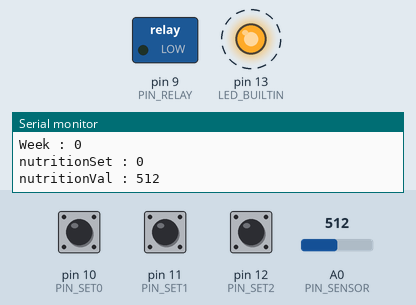
This sketch was run on a simulated Arduino Uno, built with avr-gcc and run on an emulated ATmega328P. On the bench: switched loads named in the sketch (green lamp = pin HIGH), output pins drawn as LEDs (lit = HIGH), the last lines printed to the serial monitor. Dashed ring = blinking. The inputs (shaded band) are chosen by the test bench; at power-on: A0 (PIN_SENSOR) = 512, pin 10 (PIN_SET0) HIGH, pin 11 (PIN_SET1) HIGH, pin 12 (PIN_SET2) HIGH.

Above: at 1.7 s.
1.8 s: A0 (PIN_SENSOR) set to 0
At 2.75 s:
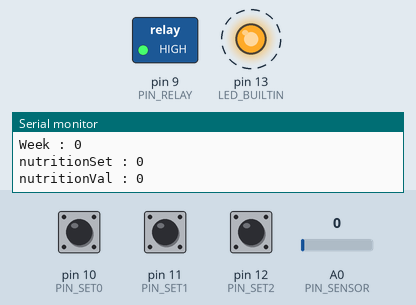
4.8 s: A0 (PIN_SENSOR) set to 122
At 5.4 s:
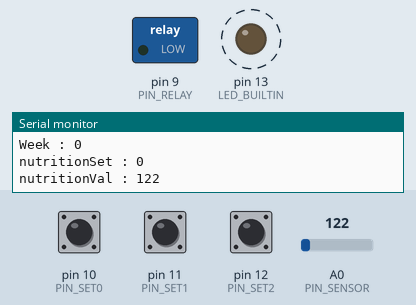
7.8 s: pin 10 (PIN_SET0) pulled LOW for 3.2 s
At 8.25 s:
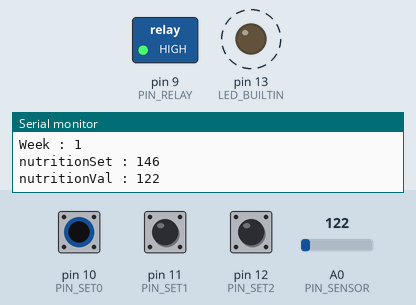
Timing chart, 0 to 18.5 s (numbered marks = the images above; inputs shaded):
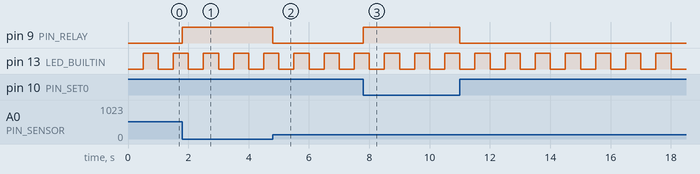

Measured:
- after the input at 1.8 s, pin 9 (PIN_RELAY): LOW → HIGH at once
- after the input at 4.8 s, pin 9 (PIN_RELAY): HIGH → LOW at once
- after the input at 7.8 s, pin 9 (PIN_RELAY): LOW → HIGH at once, → LOW 3.2 s later
- by itself, pin 13 (LED_BUILTIN): alternates HIGH for 0.50 s and LOW for 0.50 s

The sketch:

hyPon.ino
```cpp
/*
Setting :
week = Dip-switch setting
Konsentarsi nutrisi = (week * 1023)/7 => 1023 : 10 bits, 7 : 3 bits
S0  S1  S2  Week    Konsentarsi nutrisi (simulasi)
0   0   0   0           0
1   0   0   1           146
0   1   0   2           292
1   1   0   3           438
0   0   1   4           584
1   0   1   5           730
0   1   1   6           876
1   1   1   7           1023
*/


#include    "src\digitalInput\digitalInput.h"
#include    "src\digitalOutput\DigitalOutput.h"
#include    "src\sequenceTimer\sequenceTimer.h"
#include    "dipSet.h"


#define PIN_SENSOR A0 // pin sensor conductivity

const int PIN_SET0          = 10;
const int PIN_SET1          = 11;
const int PIN_SET2          = 12;

const int PIN_RELAY         = 9;

int prevNutritionVal, prevNutritionSet;

//Variables declaration
SequenceTimer SequenceMain("Sequence");

//Variables declaration for FPSys
DigitalInput        set0(PIN_SET0);//use pin PIN_SET0 for setting
DigitalInput        set1(PIN_SET1);//use pin PIN_SET1 for setting
DigitalInput        set2(PIN_SET2);//use pin PIN_SET2 for setting
DigitalOutput       rlPump(PIN_RELAY);//relay for Dosing Pump
DigitalOutput       lifeLed(LED_BUILTIN);
//AnalogInput         conductSensor(PIN_SENSOR);

DipSet  setting(&set0, &set1, &set2);

//function declaration
void initPbLed();

void setup() {

    Serial.begin(9600);
    delay(500);

    initPbLed();
    wellcome();
}

// the loop function runs over and over again forever
void loop() {
    boolean isException = false;
    lifeLed.blink(500);//in milli second

    int nutritionVal = analogRead(PIN_SENSOR);
    int setVal = setting.getSet();

    //conversion, 1023 = 10 bits ADC, 7 = 3 bits DIP setting
    //DIP set is week number ( 0 -7)
    int nutritionSet = setVal * 1023/7;

    //Controller logic
    if (nutritionVal <= nutritionSet)rlPump.on();
    else rlPump.off();

    //get exception
    if(prevNutritionSet != nutritionSet)isException = true;
    else if(prevNutritionVal != nutritionVal)isException = true;

    //report by exception
    if(isException){
        //isException = false;
        prevNutritionSet = nutritionSet;
        prevNutritionVal = nutritionVal;

        Serial.print("Week : ");
        Serial.println(setVal);

        Serial.print("nutritionSet : ");
        Serial.println(nutritionSet);

        Serial.print("nutritionVal : ");
        Serial.println(nutritionVal);
    }

}

void initPbLed(){
    Serial.println("hyPon : initPbLed()");

    //initialization switch
    rlPump.init(FORWARD_DO);

    set0.init(REVERSE_DI);
    set1.init(REVERSE_DI);
    set2.init(REVERSE_DI);

    //initialization LEDs
    lifeLed.init("lifeLed");
}

void wellcome(){
    Serial.print("");
    Serial.println("Hydroponic System Ver.01");
    Serial.println("By Salman Alfarisi");
    Serial.print("");
}
```

dipSet.cpp
```cpp
/*
  dipSet.h - Library for Setting
  Setes  :
    0. 000
    1. 001
    .....
    7. 111
  By : Sam March 18, 2021
*/

/* Dependencies */
#include "dipSet.h"

DipSet::DipSet(DigitalInput *set0, DigitalInput *set1, DigitalInput *set2): _set0(set0), _set1(set1), _set2(set2){}

int DipSet::getSet(){
    int val = 0;
    if (_set0->isStatus()) val += 1;
    if (_set1->isStatus()) val += 2;
    if (_set2->isStatus()) val += 4;

    //1023 is ADC 10 bits
    return (val);
}

void DipSet::info(){
    Serial.println("DipSet::info()");
    String str;
    str = String("_set0 \n");//with new line
    str = String(str + _set0->info());
    Serial.println(str);

    str = String("_set1 \n");//with new line
    str = String(str + _set1->info());
    Serial.println(str);

    str = String("_set2 \n");//with new line
    str = String(str + _set2->info());
    Serial.println(str);

    Serial.print("Setess : ");
    Serial.println(this->getSet());
}
```

dipSet.h
```cpp
/*
  dipSet.h - Library for Setessing
  Setes  :
    0. 000
    1. 001
    .....
    7. 111
  By : Sam March 18, 2021
*/

#ifndef dipSet_h
#define dipSet_h

#include "Arduino.h"
#include "src\digitalInput\digitalInput.h"

    class DipSet{
        public:
            DipSet(DigitalInput*, DigitalInput*, DigitalInput*);
            int getSet();
            void info();
        private:
            DigitalInput *_set0, *_set1, *_set2;
    };

#endif
```

analogInput.cpp
```cpp
/*
  fireSensor.h - Library untuk AnalogInput
  Dibuat Oleh : Sam March 02, 2021
*/

#include    "analogInput.h"

AnalogInput::AnalogInput(char pin):_pin(pin){}

void AnalogInput::init(String id){
  _id = id;
}

void AnalogInput::setParameter(param *dtParam){
    _param = dtParam;
}

param *AnalogInput::getParameter(){
    return _param;
}

String AnalogInput::toString(){
  String str = _id;
  String alm = "(N)";
  str =  String(str + " ");
  str =  String(str + _param->unit);
  if (_param->alarm == LOW_ALARM){
    alm = "(L)";
  }
  if (_param->alarm == HIGH_ALARM){
    alm = "(H)";
  }
  str =  String(str + alm);
  return str;
}

void AnalogInput::info(){
  String str;
  str = String("Device : " + _id);
  Serial.println(str);

  str = String("Pin : " + _pin);
  Serial.println(str);

  str = String("Unit : " + _param->unit);
  Serial.println(str);

  str = String("High Range : " + String(_param->highRange));
  Serial.println(str);

  str = String("Low Range : " + String(_param->lowRange));
  Serial.println(str);

  str = String("High Limit : "+ String(_param->highLimit));
  Serial.println(str);

  str = String("Low Lmt : " + String(_param->lowLimit));
  Serial.println(str);

  str = String("AlfaEma : " + String(_param->alfaEma));
  Serial.println(str);

}

int AnalogInput::getStatus(){
    return _param->alarm;
}

//measure and putting in _param
void AnalogInput::getValue(){
	unsigned long tempVal, pv;
		//calculate for EMA filter
		tempVal = (analogRead(_pin)*_param->alfaEma + (100-_param->alfaEma)*_PV_Raw)/100;

		_PV_Raw = tempVal;// after filtering
		pv = map(tempVal,0, 1023,_param->lowRange , _param->highRange);

    _param->value = pv;
    _param->alarm = NO_ALARM;
    if (pv >= _param->highLimit)_param->alarm = HIGH_ALARM;
    else if (pv <= _param->lowLimit)_param->alarm = LOW_ALARM;
}
```

analogInput.h
```cpp
/*
  analogInput.h - Library untuk AnalogInput
  Dibuat Oleh : Sam March 02, 2021
*/
#ifndef analogInput_h
#define analogInput_h

#include "Arduino.h"
#include "param.h"

    class AnalogInput{
        public:
            AnalogInput(char);
            void init(String);
            void setParameter(param*);
            param *getParameter();
            int getStatus();
            String toString();
            void info();
            void getValue();
        private:
            param   *_param;
            char _pin;
            unsigned int _PV_Raw;
            String _id;//
    };

#endif
```

param.h
```cpp
#ifndef param_h
#define param_h

    const int NO_ALARM = 0;
    const int HIGH_ALARM = 1;
    const int LOW_ALARM = 2;

    typedef struct param{
        String unit;//unit
        float value;
        float highRange;
        float lowRange;
        float highLimit;//for alarm high
        float lowLimit;//for alarm low
        float alfaEma;//alfa for EMA Filter (0 - 100) in percentage
        float increment;
        int alarm;
    }param;

#endif
```

command.cpp
```cpp
/*
 * lihat header file command.h lebih detail
 * extention file harus .cpp bukan .CPP
 */

/* Dependencies */
#include "command.h"

bool command::isValid(char cmdVal){
  bool flVal = false;
  switch (cmdVal){

    //Keypad validation
    case UP:
    case DOWN:
    case RIGHT:
    case LEFT:
    case SELECT:
      flVal = true;
      break;

    //Other validation bluetooth, esp etc...
    default:
      break;
  }
  return flVal;
}

serialCmd::serialCmd(String id): _id(id){
}

char serialCmd::ambilCode(){
  char serialCmd = NO_KEY;
  if (Serial.available() > 0) {
      serialCmd = Serial.read();
      if (!command::isValid(serialCmd))serialCmd = NO_KEY;
  }
  return serialCmd;
}

bluetoothCmd::bluetoothCmd(String id): _id(id){
}

char bluetoothCmd::ambilCode(){
  char bluetoothCmd = NO_KEY;
  /*
  if (Serial1.available() > 0) {
      bluetoothCmd = Serial1.read();
      if (bluetoothCmd != STOP_BT){
        if (!command::isValid(bluetoothCmd))bluetoothCmd = NO_KEY;
      }
  }
  */
  return bluetoothCmd;
}
```

command.h
```cpp
/*
  command.h - Library untuk command
  Dibuat Oleh : Sam May 2020
  Modified by : Sam Feb 17, 2021
*/
#ifndef command_h
#define command_h

#include "Arduino.h"

const char MAX_CMD_INPUT = 4;//Maximum Input command devices
const char STOP_BT = '%';//Stop Bluetooth Command

//For Keypad constants
const char NO_KEY = 'N';//No Key pressed
const char UP = 'U';//Up Key pressed
const char DOWN = 'D';//Down Key pressed
const char RIGHT = 'R';//Right Key pressed
const char LEFT = 'L';//Left Key pressed
const char SELECT = 'S';//Select Key pressed

class command{
  public:
    virtual char ambilCode();
    bool isValid(char);
};

class serialCmd : public command{
  public:
    serialCmd(String);
    char ambilCode();
  private:
    String  _id;
    char  _cmd;
};//end class

class bluetoothCmd : public command{
  public:
    bluetoothCmd(String);
    virtual char ambilCode();
  private:
    char  _cmd;
    String  _id;
};//end class

#endif
```

DigitalInput.cpp
```cpp
/*
  digitalInput.h - Library for Switch Extended
  Switch with debouncing mechanism
  By : Sam March 01, 2021
*/

/* Dependencies */
#include "digitalInput.h"

DigitalInput::DigitalInput(int pin):_pin(pin){}

void DigitalInput::init(boolean typ){
  _id = "DigitalInput";

  if (typ == FORWARD_DI){
    pinMode(_pin, INPUT);
    _digTyp = FORWARD_DI;
  }
  else {
    pinMode(_pin, INPUT_PULLUP);
    _digTyp = REVERSE_DI;
  }
}

void DigitalInput::init(String id){
  _id = id;
  _digTyp = REVERSE_DI;

  pinMode(_pin, INPUT_PULLUP);
}

boolean DigitalInput::isStatus(){

  if (_digTyp == REVERSE_DI)return (!digitalRead(_pin));

  else return (digitalRead(_pin));

}

boolean DigitalInput::isStatus(unsigned long holdTime){
  boolean validSts = false;

  if (this->isStatus()){
    if (_prevMilli == 0){
      _prevMilli = millis();//Transition for new command
    }
    else {
      if ((millis() - _prevMilli) >= holdTime){
        validSts = true;
        _prevMilli = 0;
      }
    }
  }
  return validSts;
}

String DigitalInput::info(){
  String str;
  str = String("Device : " + _id);
  str = String(str + "\n");//new line

  str = String(str + "Pin : ");
  str = String(str + _pin);
  str = String(str + "\n");//new line

  str = String(str + "Value : ");
  if (digitalRead(_pin)) str = String(str + "On \n");//with new line
  else str = String(str + "Off \n");//with new line

  return str;
}
```

DigitalInput.h
```cpp
/*
  digitalInput.h - Library for Switch Extended
  Switch with debouncing mechanism
  By : Sam March 01, 2021
*/

#ifndef digitalInput_h
#define digitalInput_h

#include "Arduino.h"
const boolean FORWARD_DI = true;
const boolean REVERSE_DI = false;

    class DigitalInput{
        public:
            DigitalInput(int pin);
            void init(boolean);
            void init(String);
            boolean isStatus(unsigned long);
            boolean isStatus();
            String info();
        private:
            int  _pin;
            unsigned long  _prevMilli;
            String  _id;
            boolean _digTyp = REVERSE_DI;
    };
#endif
```

DigitalOutput.cpp
```cpp
/*
 * lihat header file DigitalOutput.h lebih detail
 * Digital Input with debouncing mechanism
 * extention file harus .cpp bukan .CPP
 */

/* Dependencies */
#include "DigitalOutput.h"

DigitalOutput::DigitalOutput(int pin):_pin(pin){}

void DigitalOutput::init(boolean actType){
  pinMode(_pin, OUTPUT);

  _id = "Digital Output";
  _actionType = actType;
}

void DigitalOutput::init(String id){
  pinMode(_pin, OUTPUT);

  _id = id;
  _actionType = FORWARD_DO;
}

void DigitalOutput::init(boolean actType, String id){
  pinMode(_pin, OUTPUT);

  _id = id;
  _actionType = actType;
}

void DigitalOutput::on(){
  if (_actionType == FORWARD_DO) digitalWrite(_pin, HIGH);
  else digitalWrite(_pin, LOW);
}

void DigitalOutput::off(){
  if (_actionType == FORWARD_DO) digitalWrite(_pin, LOW);
  else digitalWrite(_pin, HIGH);
}

void DigitalOutput::blink(unsigned long blinkTime){
    if ((millis() - _prevMilli) >= blinkTime){
        _prevMilli = millis();
        digitalWrite( _pin, digitalRead(_pin) ^ 1 );
    }
}

String DigitalOutput::info(){
  String str;
  str = String("Device : " + _id);
  str = String(str + "\n");//new line

  str = String(str + "Pin : ");
  str = String(str + _pin);
  str = String(str + "\n");//new line

  str = String(str + "Action : ");
  if (_actionType == FORWARD_DO) str = String(str + "FORWARD");
  else str = String(str + "REVERSE");
  str = String(str + "\n");//new line

  str = String(str + "Value : ");
  if (digitalRead(_pin)) str = String(str + "On\n");
  else str = String(str + "Off\n");

  return str;
}
```

DigitalOutput.h
```cpp
/*
  digitalOutput.h - Library for Digital Output (DO)
  Digital Input with debouncing mechanism
  By : Sam March 03, 2021
*/

#ifndef DigitalOutput_h
#define DigitalOutput_h

#include "Arduino.h"

const boolean FORWARD_DO= true;
const boolean REVERSE_DO= false;


  class DigitalOutput{
    public:
      //constructor
      DigitalOutput(int pin);

      void init(boolean);
      void init(String);
      void init(boolean, String);
      String info();

      //typical for DO
      void on();
      void off();
      void blink(unsigned long);
    private:
      int  _pin;
      boolean _actionType;
      String _id;
      unsigned long  _prevMilli;//in milli second
  };
#endif
```

sequenceTimer.cpp
```cpp
/*
 * lihat header file SequenceTimer.h lebih detail
 * extention file harus .cpp bukan .CPP
 */

/* Dependencies */
#include "SequenceTimer.h"
#include "Arduino.h"

SequenceTimer::SequenceTimer(String id)
{
	_id = id;
	_prevSetMilli = millis();
	_PrevSetASecond = _prevSetMilli;
	_prevSetSecond = _prevSetMilli;
	_prevAMinute = _prevSetMilli;
}
//---------------

void SequenceTimer::setSetingSecond(float val)
{
	_SetingSecond = val*1000;
}
float SequenceTimer::getSetingSecond()
{
	return (_SetingSecond/1000);
}
//---------------

void SequenceTimer::setSetingMiliSecond(long val)
{
	_SetingMiliSecond = val;
}
long SequenceTimer::getSetingMiliSecond()
{
	return _SetingMiliSecond;
}
//---------------

boolean SequenceTimer::isMiliSecondEvent()
{
	boolean valFl;
	valFl = _MiliSecondEvent;
	_MiliSecondEvent = false;
	return valFl;
}
//------------------

boolean SequenceTimer::isSecondEvent()
{
	boolean valFl;
	valFl = _SecondEvent;
	_SecondEvent = false;
	return valFl;
}
//---------------

boolean SequenceTimer::isASecondEvent()
{
	boolean valFl;
	valFl = _aSecond;
	_aSecond = false;
	return valFl;
}
//------------------

boolean SequenceTimer::isAMinuteEvent()
{
	boolean valFl;
	valFl = _aMinute;
	_aMinute = false;
	return valFl;
}
//------------------

void SequenceTimer::execute()
{
	unsigned long currMilli = millis();
	if ((currMilli - _PrevSetASecond) >= A_SECOND){
		_aSecond = true;
		_PrevSetASecond = currMilli;
	}
	if ((currMilli - _prevAMinute) >= A_MINUTE){
		_aMinute = true;
		_prevAMinute = currMilli;
	}
	if ((currMilli - _prevSetMilli) >= _SetingMiliSecond){
		_MiliSecondEvent = true;
		_prevSetMilli = currMilli;
	}
	if ((currMilli - _prevSetSecond) >= _SetingSecond){
		_SecondEvent = true;
		_prevSetSecond = currMilli;
	}
}
```

sequenceTimer.h
```cpp
/*
  SequenceTimer.h - Library untuk Sequence Timer
  Dibuat Oleh : Abi May 2017
*/
#ifndef SequenceTimer_h
#define SequenceTimer_h

#include "Arduino.h"

#define A_SECOND	1000 //1000 MILLI
#define A_MINUTE	60000 //60000 MILLI

class SequenceTimer
{
  public:
    SequenceTimer(String );
	void setPulsePeriod(long val);
	long getPulsePeriod();
    void setSetingMiliSecond(long val);
	long getSetingMiliSecond();
    void setSetingSecond(float val);
	float getSetingSecond();
	boolean isMiliSecondEvent();
	boolean isSecondEvent();
	boolean isASecondEvent();
	boolean isAMinuteEvent();
	void execute();
  private:
    long _SetingMiliSecond;
    long _SetingSecond;
	unsigned long _prevMilli,_prevSetMilli, _PrevSetASecond,_prevSetSecond,_prevAMinute;
	boolean		_MiliSecondEvent;
	boolean		_SecondEvent;
	boolean		_aMinute;
	boolean		_aSecond,_runCycle;
	String 		_id;
};

#endif
```
